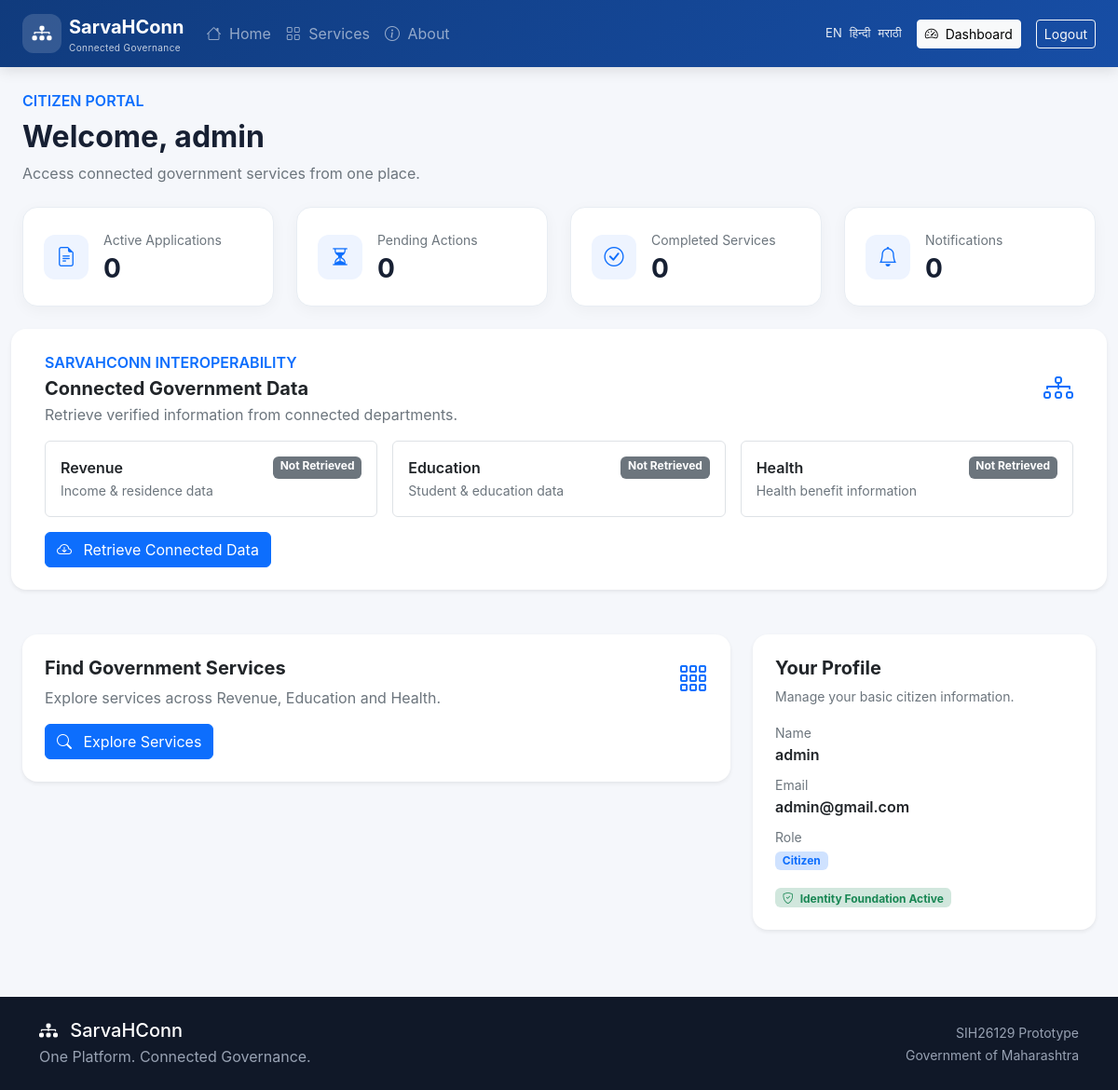
Screenshot of /citizen/dashboard/ (signed in) with the database file from the repository.
### accounts/models.py (models this page shows, shortened)
class User(AbstractUser):
    class Role(models.TextChoices):
        CITIZEN = "CITIZEN", "Citizen"
        OFFICER = "OFFICER", "Government Officer"
        SYSTEM_ADMIN = "SYSTEM_ADMIN", "System Administrator"
        API_ADMIN = "API_ADMIN", "API Administrator"
    email = models.EmailField(unique=True)
    role = models.CharField(
        max_length=30,
        choices=Role.choices,
        default=Role.CITIZEN,
    )
    phone = models.CharField(
        max_length=15,
        blank=True,
    )
    is_demo_user = models.BooleanField(
        default=False,
    )

### citizens/views.py (the view)
# urls.py: path("dashboard/", views.dashboard, name="citizen_dashboard"),
@login_required
def dashboard(request):
    if request.user.role != User.Role.CITIZEN:
        return render(
            request,
            "public/access_denied.html",
            status=403,
        )
    return render(
        request,
        "citizen/dashboard.html",
    )

### templates/citizen/dashboard.html (shortened to what this page needs)
{% extends "base.html" %}
{% block content %}
<div class="container-fluid px-4 py-4">
    <div class="mb-4">
        <span class="text-primary fw-semibold">
            CITIZEN PORTAL
        </span>
        <h2 class="fw-bold mt-2">
            Welcome, {{ user.first_name|default:user.username }}
        </h2>
        <p class="text-secondary">
            Access connected government services from one place.
        </p>
    </div>
    <div class="row g-4 mb-4">
        <div class="col-md-6 col-xl-3">
            <div class="stat-card">
                <div class="stat-icon">
                    <i class="bi bi-file-earmark-text"></i>
                </div>
                <div>
                    <small class="text-secondary">
                        Active Applications
                    </small>
                    <h3 class="fw-bold mb-0">
                        0
                    </h3>
                </div>
            </div>
        </div>
        <div class="col-md-6 col-xl-3">
            <div class="stat-card">
                <div class="stat-icon">
                    <i class="bi bi-hourglass-split"></i>
                </div>
                <div>
                    <small class="text-secondary">
                        Pending Actions
                    </small>
                    <h3 class="fw-bold mb-0">
                        0
                    </h3>
                </div>
            </div>
        </div>
        <div class="col-md-6 col-xl-3">
            <div class="stat-card">
                <div class="stat-icon">
                    <i class="bi bi-check-circle"></i>
                </div>
                <div>
                    <small class="text-secondary">
                        Completed Services
                    </small>
                    <h3 class="fw-bold mb-0">
                        0
                    </h3>
                </div>
            </div>
        </div>
        <div class="col-md-6 col-xl-3">
            <div class="stat-card">
                <div class="stat-icon">
                    <i class="bi bi-bell"></i>
                </div>
                <div>
                    <small class="text-secondary">
                        Notifications
                    </small>
                    <h3 class="fw-bold mb-0">
                        0
                    </h3>
                </div>
            </div>
        </div>
    </div>
    <div class="row g-4">
        <div class="card border-0 shadow-sm mb-4">
            <div class="card-body p-4">
                <div class="d-flex justify-content-between align-items-center mb-3">
                    <div>
                        <span class="text-primary fw-semibold">
                            SARVAHCONN INTEROPERABILITY
                        </span>
                        <h5 class="fw-bold mt-1 mb-1">
                            Connected Government Data
                        </h5>
                        <p class="text-secondary mb-0">
                            Retrieve verified information from connected departments.
                        </p>
                    </div>
                    <i class="bi bi-diagram-3 fs-2 text-primary"></i>
                </div>
                <div class="row g-3 mb-3">
                    <div class="col-md-4">
                        <div class="border rounded p-3">
                            <div class="d-flex justify-content-between">
                                <span class="fw-semibold">
                                    Revenue
                                </span>
                                <span id="revenue-status" class="badge bg-secondary">
                                    Not Retrieved
                                </span>
                            </div>
                            <small class="text-secondary">
                                Income & residence data
                            </small>
                        </div>
                    </div>
                    <div class="col-md-4">
                        <div class="border rounded p-3">
                            <div class="d-flex justify-content-between">
                                <span class="fw-semibold">
                                    Education
                                </span>
                                <span id="education-status" class="badge bg-secondary">
                                    Not Retrieved
                                </span>
                            </div>
                            <small class="text-secondary">
                                Student & education data
                            </small>
                        </div>
                    </div>
                    <div class="col-md-4">
                        <div class="border rounded p-3">
                            <div class="d-flex justify-content-between">
                                <span class="fw-semibold">
                                    Health
                                </span>
                                <span id="health-status" class="badge bg-secondary">
                                    Not Retrieved
                                </span>
                            </div>
                            <small class="text-secondary">
                                Health benefit information
                            </small>
                        </div>
                    </div>
                </div>
                <button type="button" class="btn btn-primary" id="retrieve-data-btn">
                    <i class="bi bi-cloud-arrow-down me-2"></i>
                    Retrieve Connected Data
                </button>
            </div>
        </div>
        <div class="col-lg-8">
            <div class="card border-0 shadow-sm">
                <div class="card-body p-4">
                    <div class="d-flex justify-content-between">
                        <div>
                            <h5 class="fw-bold">
                                Find Government Services
                            </h5>
                            <p class="text-secondary">
                                Explore services across Revenue,
                                Education and Health.
                            </p>
                        </div>
                        <i class="bi bi-grid-3x3-gap fs-2 text-primary"></i>
                    </div>
                    <a href="{% url 'service_list' %}" class="btn btn-primary">
                        <i class="bi bi-search me-2"></i>
                        Explore Services
                    </a>
                </div>
            </div>
        </div>
        <div class="col-lg-4">
            <div class="card border-0 shadow-sm">
                <div class="card-body p-4">
                    <h5 class="fw-bold">
                        Your Profile
                    </h5>
                    <p class="text-secondary small">
                        Manage your basic citizen information.
                    </p>
                    <div class="mb-2">
                        <small class="text-secondary">
                            Name
                        </small>
                        <div class="fw-semibold">
                            {{ user.get_full_name|default:user.username }}
                        </div>
                    </div>
                    <div class="mb-2">
                        <small class="text-secondary">
                            Email
                        </small>
                        <div class="fw-semibold">
                            {{ user.email|default:"Not provided" }}
                        </div>
                    </div>
                    <div class="mb-3">
                        <small class="text-secondary">
                            Role
                        </small>
                        <div>
                            <span class="badge bg-primary-subtle text-primary">
                                {{ user.get_role_display }}
                            </span>
                        </div>
                    </div>
                    <span class="badge bg-success-subtle text-success">
                        <i class="bi bi-shield-check me-1"></i>
                        Identity Foundation Active
                    </span>
                </div>
            </div>
        </div>
    </div>
</div>
{% endblock %}

### static/css/style.css (style rules this page uses)
:root { --sh-primary: #174ea6; --sh-primary-dark: #103b7d; --sh-secondary: #0f766e; --sh-bg: #f5f7fb; --sh-text: #172033; --sh-muted: #667085; --sh-border: #e5e7eb; --sh-card: #ffffff; }
body { margin: 0; background: var(--sh-bg); color: var(--sh-text); font-family: Inter, system-ui, -apple-system, BlinkMacSystemFont, "Segoe UI", sans-serif; }
.feature-card, .service-card, .dashboard-card, .stat-card { background: var(--sh-card); border: 1px solid var(--sh-border); border-radius: 18px; }
.stat-card { padding: 20px; display: flex; align-items: center; gap: 15px; height: 100%; }
.stat-icon { width: 48px; height: 48px; border-radius: 14px; display: flex; align-items: center; justify-content: center; background: #edf4ff; color: var(--sh-primary); font-size: 20px; }
.stat-card small { color: var(--sh-muted); }
.stat-card h3 { margin: 3px 0 0; font-weight: 800; }
.stat-card { background: #ffffff; border: 1px solid #e8edf3; border-radius: 16px; padding: 22px; display: flex; align-items: center; gap: 16px; box-shadow: 0 4px 16px rgba(0, 0, 0, 0.04); }
.stat-icon { width: 48px; height: 48px; border-radius: 12px; background: #eef4ff; color: #0d6efd; display: flex; align-items: center; justify-content: center; font-size: 21px; }
.card { border-radius: 16px; }

### rows the page displays
User: first_name "admin", get_full_name "admin", email "admin@gmail.com", role "Citizen"
